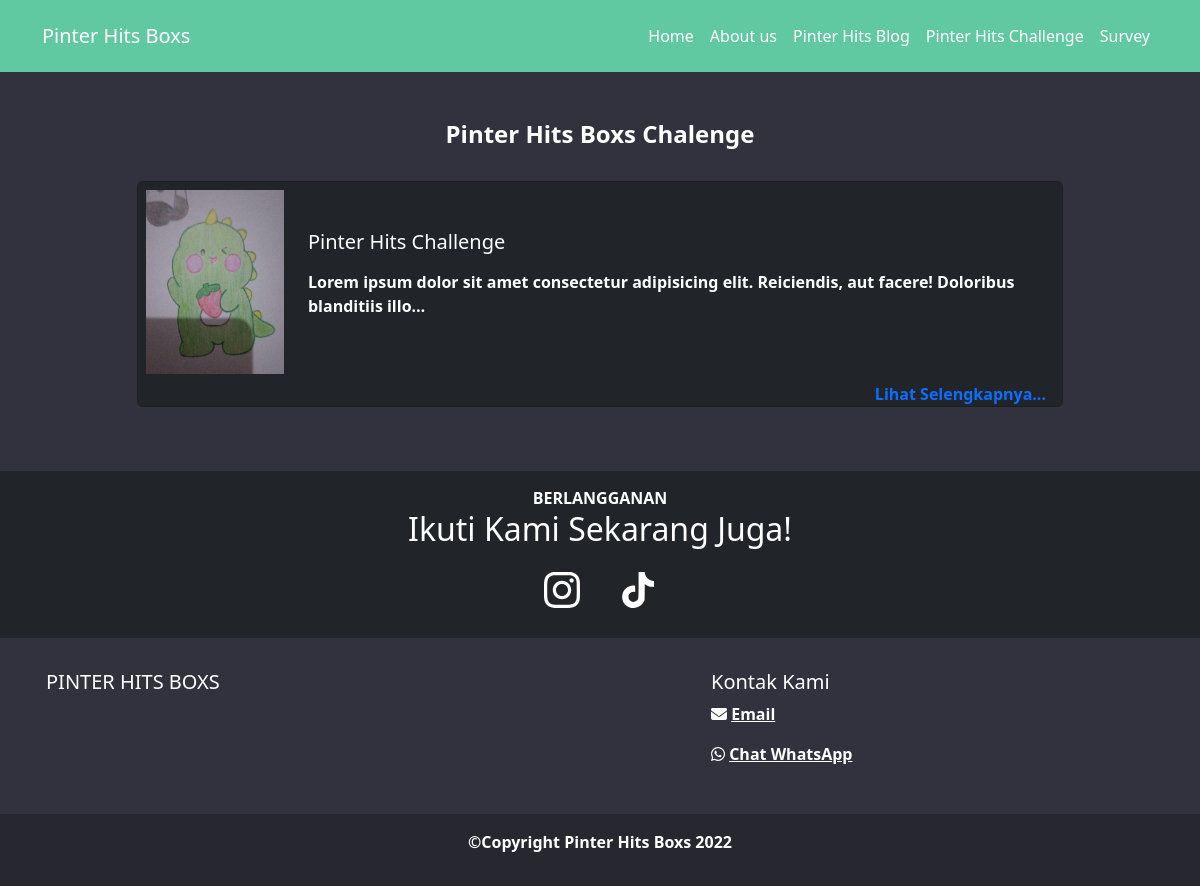
/index.php/home/challenge, run on the app's committed database.
### tables this page shows
CREATE TABLE `challenge` (
  `id` int(11) NOT NULL,
  `title` varchar(256) NOT NULL,
  `deskripsi` text NOT NULL,
  `sk` text NOT NULL,
  `poster` varchar(256) NOT NULL,
  `tanggal` varchar(128) NOT NULL,
  `periode` varchar(128) NOT NULL
);

### application/controllers/Home.php (called while the page is built, shortened)
<?php
class Home extends CI_Controller
{
    public function challenge()
    {
        $data['title'] = 'Challenge Pinter Hits Boxs';
        $data['challenge'] = $this->db->get('challenge')->result_array();
        $this->load->view('template/home_head', $data);
        $this->load->view('home/challenge', $data);
        $this->load->view('template/home_footer');
    }
}

### index.php (called while the page is built, shortened)
<?php
require_once BASEPATH.'core/CodeIgniter.php';

### application/models/M_pr.php (called while the page is built, shortened)
<?php
class M_pr extends CI_Model
{
    public function shorten($string, $length, $end = '…')
    {
        if (strlen($string) > $length) {
            $length -= strlen($end);
            $string  = substr($string, 0, $length);
            $string .= $end;
        }
        return $string;
    }
}

### application/views/home/challenge.php (the view, shortened to what this page needs)
<section>
    <nav class="navbar navbar-expand-lg navbar-dark bg-green mb-5">
        <div class="container py-2" id="navCont">
            <a class="navbar-brand">Pinter Hits Boxs</a>
            <div class="collapse navbar-collapse" id="navbarNav">
                <ul class="navbar-nav ms-auto">
                    <li class="nav-item">
                        <a class="nav-link active" aria-current="page" href="<?= base_url('home') ?>">Home</a>
                    </li>
                    <li class="nav-item">
                        <a class="nav-link active" href="<?= base_url('home/about') ?>">About us</a>
                    </li>
                    <li class="nav-item">
                        <a class="nav-link active" href="<?= base_url('home/blog') ?>">Pinter Hits Blog</a>
                    </li>
                    <li class="nav-item">
                        <a class="nav-link active" href="<?= base_url('home/challenge') ?>">Pinter Hits Challenge</a>
                    </li>
                    <li class="nav-item">
                        <a class="nav-link active" href="Survey.html">Survey</a>
                    </li>
                </ul>
            </div>
        </div>
    </nav>
</section>
<div class="container my-5 text-white">
    <h4 class="text-white text-center pb-4"><b>Pinter Hits Boxs Chalenge</b></h4>
    <?php foreach ($challenge as $c) : ?>
        <div class="row justify-content-center">
            <div class="col-md-10">
                <div class="card mb-3 text-white bg-dark">
                    <div class="row g-0">
                        <div class="col-md-2 text-center">
                            <img src="<?= base_url() ?>assets/image/challenge/<?= $c['poster'] ?>" style="height:200px" class="img-fluid rounded-start p-2" alt="...">
                        </div>
                        <div class="col-md-10">
                            <div class="card-body py-5">
                                <h5><?= $c['title']; ?></h5>
                                <?php
                                $getData =  $this->M_pr->shorten($c['deskripsi'], 120);
                                ?>
                                <p class="card-text"><?= $getData ?></p>
                                <div class="float-end mt-5">
                                    <a href="<?= base_url('home/detail_challenge') ?>" style="text-decoration: none;">Lihat Selengkapnya...</a>
                                </div>
                            </div>
                        </div>
                    </div>
                </div>
            </div>
        </div>
    <?php endforeach; ?>
</div>

### assets/css/style.css (style rules this page uses)
body { background-color: #32323e !important; }
.bg-green { background-color: #61c9a1; }

### application/views/template/home_head.php (style rules this page uses)
.bg-green { background-color: #61c9a1; }

### data on the page
challenge: poster (picture), title "Pinter Hits Challenge", deskripsi "Lorem ipsum dolor sit amet consectetur adipisicing elit. Reiciendis, aut facere! Doloribus blanditiis illo…"
